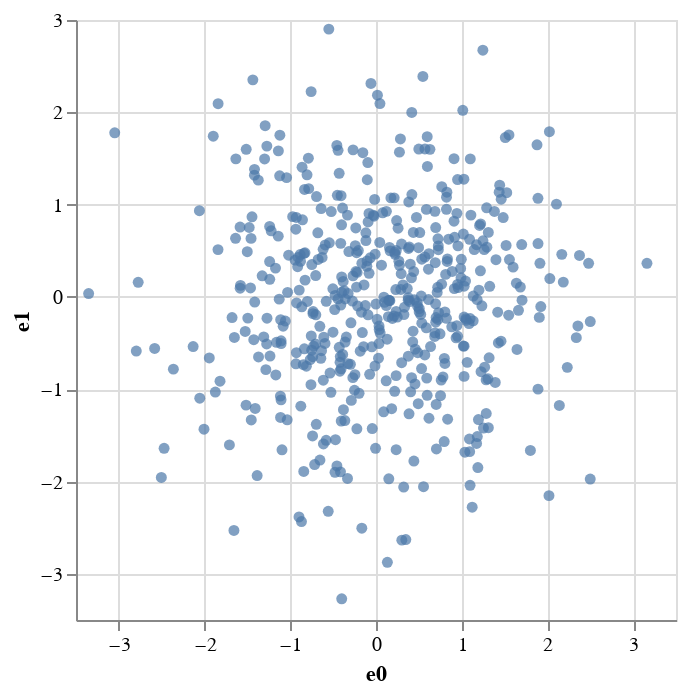

The notebook cell saved with this chart:
### Code cell
# Test Altair/Vega rendering (Embedding Atlas relies on this stack)
import pandas as pd, numpy as np, altair as alt
df_test = pd.DataFrame({"e0": np.random.randn(500), "e1": np.random.randn(500)})
alt.Chart(df_test).mark_circle(size=30).encode(x="e0", y="e1")

### Figure 1 — Vega-Lite specification as saved in the notebook (floating-point values rounded to 4 significant figures; data arrays with more than 128 entries replaced by an {"elided": "..."} marker saying what was removed)
{"config": {"view": {"continuousWidth": 300, "continuousHeight": 300}}, "data": {"name": "data-4a1da077d1219559478e2b79efc4f47c"}, "mark": {"type": "circle", "size": 30}, "encoding": {"x": {"field": "e0", "type": "quantitative"}, "y": {"field": "e1", "type": "quantitative"}}, "$schema": "https://vega.github.io/schema/vega-lite/v5.20.1.json", "datasets": {"data-4a1da077d1219559478e2b79efc4f47c": {"elided": "500 records"}}}
